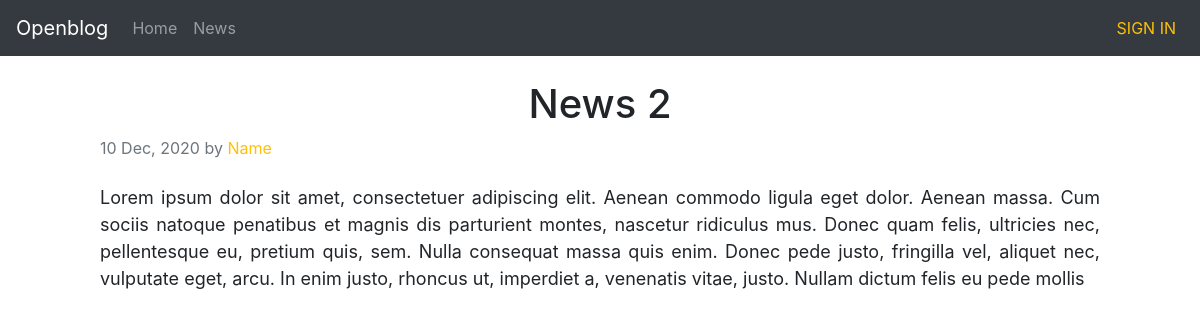
/news/6, run on the app's committed database.
### core/models.py (models this page shows, shortened)
class News(models.Model):
	title = models.CharField(max_length=200)
	created_on = models.DateTimeField(auto_now_add=True)
	updated_on = models.DateTimeField(auto_now=True)
	content = models.TextField()
	status = models.IntegerField(default=StatusNews.DRAFT, choices=StatusNews.choices)
	class Meta:
		ordering = ['-created_on']

### core/views.py (the view)
# urls.py: path('news/<int:pk>', views.NewsDetailView.as_view(), name='news-detail'),
class NewsDetailView(DetailView):
	model = News
	template_name = 'news_detail.html'
	context_object_name = 'news'

### core/templates/news_detail.html (shortened to what this page needs)
{% extends 'home.html' %}
{% load static %}
{% block css  %}
<link rel="stylesheet" href="https://cdn.jsdelivr.net/npm/bootstrap@4.5.3/dist/css/bootstrap.min.css">
<link href="{% static 'css/news_detail.css' %}?{% now "U" %}" rel="stylesheet">
{% endblock %}
{% block content %}
<div class="contaiter-fluid">
  <div class="text-justify mx-auto mt-4" style="width: 1000px;">
    <h1 class="text-center">{{news.title}}</h1>
    <p class="blog-post-meta text-muted">{{news.created_on|date:'d M, Y'}} by <a class="text-warning" href="#">Name</a></p>
    <p class="content mt-4">{{news.content}}</p>
  </div>
</div>
{% endblock %}

### static/css/news_detail.css (style rules this page uses)
.content { font-size: 18px; }

### data on the page
News: title "News 2", created_on "10 Dec, 2020", content "Lorem ipsum dolor sit amet, consectetuer adipiscing elit. Aenean commodo ligula eget dolor. Aenean massa. Cum sociis natoque penatibus et magnis dis parturient montes, nascetur ridiculus mus. Donec quam felis, ultricies nec, pellentesque eu, pretium quis, sem. Nulla consequat massa quis enim. Donec pede justo, fringilla vel, aliquet nec, vulputate eget, arcu. In enim justo, rhoncus ut, imperdiet a, venenatis vitae, justo. Nullam dictum felis eu pede mollis"
